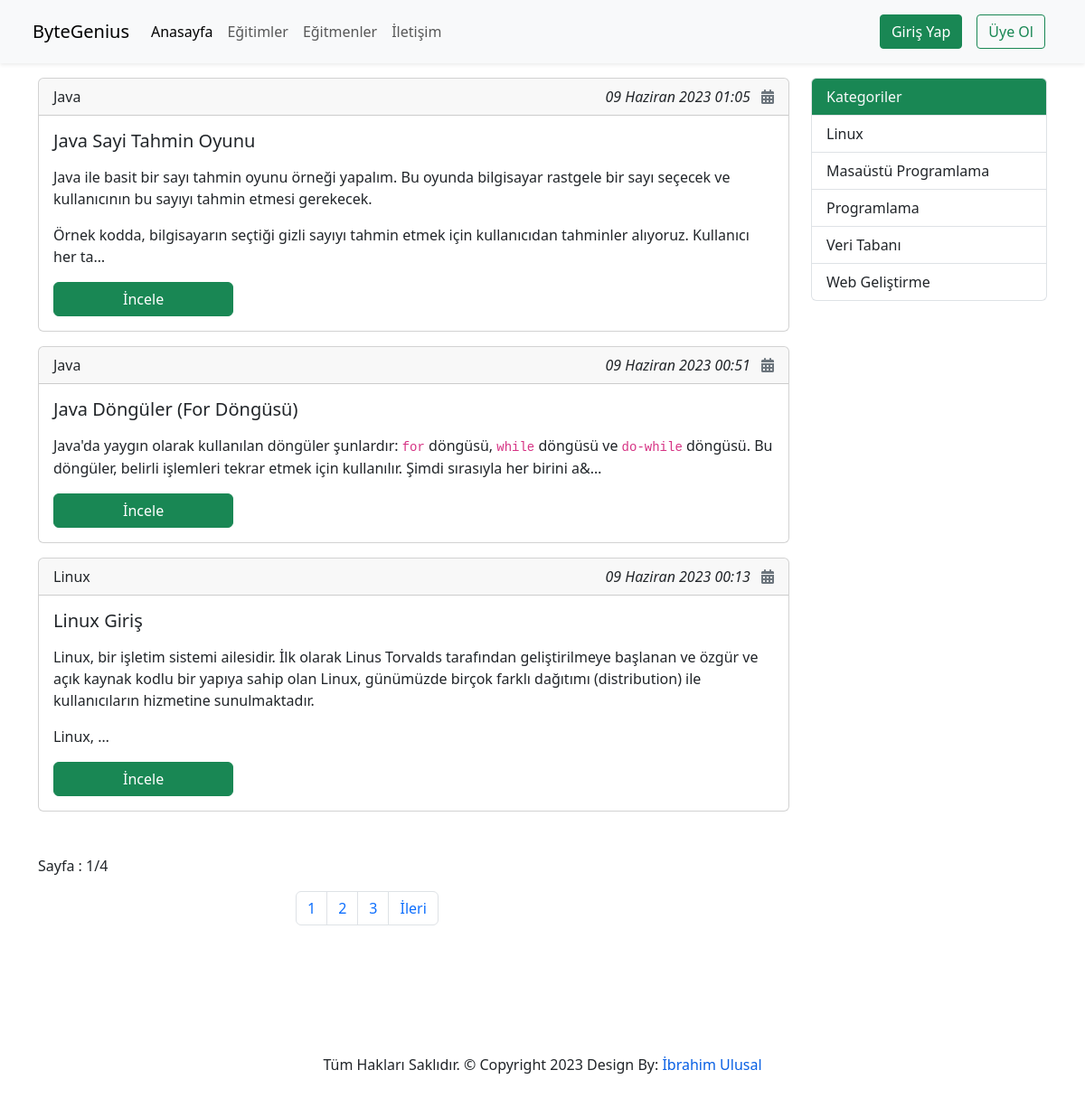
The page / on the database its author committed.
### courses/Models/CourseData.py (models this page shows, shortened)
class CourseData(models.Model):
    name = models.ForeignKey(CourseName,on_delete=models.CASCADE)
    title = models.CharField(max_length=50)
    description = RichTextUploadingField()
    date = models.DateTimeField(auto_now_add=True)
    slug = models.SlugField(unique=True,editable=False)
    isShowhome = models.BooleanField(blank=True,null=True)

### courses/Models/CourseName.py (models this page shows, shortened)
class CourseName(models.Model):
    courseName = models.CharField(max_length=50)
    date = models.DateTimeField(auto_now_add=True)
    slug = models.SlugField(unique=True,editable=False)

### courses/Models/Category.py (models this page shows, shortened)
class Category(models.Model):
    categoryName = models.CharField(max_length=50)
    date = models.DateTimeField(auto_now_add=True)
    slug = models.SlugField(unique=True,editable=False)

### pages/views.py (the view)
# urls.py: path('',views.index,name="home"),
def index(request):
    courseList = CourseData.objects.all().filter(isShowhome=True).order_by('-id')
    paginator = Paginator(courseList,3)
    page_number = request.GET.get("page")
    page_obj = paginator.get_page(page_number)
    context = {
        'categories':Category.objects.all().order_by('categoryName'),
        'page_obj':page_obj,
        }
    return render(request,'pagesAppFiles/index.html',context=context)

### templates/pagesAppFiles/index.html (shortened to what this page needs)
{% extends 'partials/_base.html'%}
{% block content %}
<div class="container mt-3">
    <div class="row">
      <div class="col-sm-9">
        {% for data in page_obj.object_list %}
          {% if data.isShowhome %}
            <div class="card mb-3">
              <div class="card-header">
                {{ data.name.courseName|title }}
                <span class="float-end" style="font-style: italic;">{{ data.date }} <i class="fa-solid fa-calendar-days ms-2 text-secondary"></i></span>
              </div>
              <div class="card-body">
                <h5 class="card-title"> <a href="{% url 'course-data-details' data.id  %}" class="text-decoration-none text-dark">{{ data.title|title }} </a></h5>
                    <p class="card-text">
                      {{ data.description|safe|truncatechars:310 }}
                    </p>
                    <a href="{% url 'course-data-details' data.id  %}" class="btn btn-success float-right w-25">İncele</a>
              </div>
            </div>
          {% endif %}
          {% endfor %}
          <div class="row my-5">
            <p>Sayfa : {{ page_obj.number }}/{{ page_obj.paginator.num_pages }}</p>
            <div class="col-md-4 offset-md-4">
              <nav aria-label="Page navigation example">
                <ul class="pagination">
                    {% if page_obj.paginator.num_pages >= 3 %}
                  <li class="page-item"><a href="?page=1" class="page-link">1</a></li>
                  <li class="page-item"><a class="page-link" href="?page=2">2</a></li>
                  <li class="page-item"><a class="page-link" href="?page=3">3</a></li>
                  {% endif %}
                  {% if page_obj.has_next %}
                    <li class="page-item"><a class="page-link" href="?page={{ page_obj.next_page_number }}">İleri</a></li>
                    {% endif %}
                </ul>
              </nav>
            </div>
          </div>
      </div>
      <div class="col-sm-3">
        <div class="list-group">
          <li class="list-group-item list-group-item-action bg-success text-light">
            Kategoriler
          </li>
          {% for category in categories %}
          <a href="{% url 'categories' category.slug %}" class="list-group-item list-group-item-action"> {{ category.categoryName|title }} </a>
          {% endfor %}
        </div>
      </div>
    </div>
</div>
{% endblock %}

### static/css/style.css (style rules this page uses)
* { margin:0; padding:0; }
:root { --main-color : rgb(27,31,36); --text-color : rgb(255,255,255); --primary-color: rgb(7,95,228); --dark-color : rgb(35,43,53); --default-text-color : rgb(0,0,0); --yellow : rgb(245,223,78); }
html { scroll-behavior: smooth; }
body { font-size: 16px; font-family: 'Poppins',sans-serif; font-weight: normal; font-style: normal; color: var(--default-text-color); }

### rows shown on the page
CourseData: name.courseName "Java", date "09 Haziran 2023 01:05", title "Java Sayi Tahmin Oyunu", description "Java ile basit bir sayı tahmin oyunu örneği yapalım. Bu oyunda bilgisayar rastgele bir sayı seçecek ve kullanıcının bu sayıyı tahmin etmesi gerekecek. Örnek kodda, bilgisayarın seçtiği gizli sayıyı tahmin etmek için kullanıcıdan tahminler alıyoruz. Kullanıcı her ta…"
CourseData: name.courseName "Java", date "09 Haziran 2023 00:51", title "Java Döngüler (For Döngüsü)", description "Java'da yaygın olarak kullanılan döngüler şunlardır: for döngüsü, while döngüsü ve do-while döngüsü. Bu döngüler, belirli işlemleri tekrar etmek için kullanılır. Şimdi sırasıyla her birini a&…"
CourseData: name.courseName "Linux", date "09 Haziran 2023 00:13", title "Linux Giriş", description "Linux, bir işletim sistemi ailesidir. İlk olarak Linus Torvalds tarafından geliştirilmeye başlanan ve özgür ve açık kaynak kodlu bir yapıya sahip olan Linux, günümüzde birçok farklı dağıtımı (distribution) ile kullanıcıların hizmetine sunulmaktadır. Linux, …"
Category: categoryName "Linux"
Category: categoryName "Masaüstü Programlama"
Category: categoryName "Programlama"
Category: categoryName "Veri Tabanı"
Category: categoryName "Web Geliştirme"

### other values the page prints
{{ page_obj.number }} "1"
{{ page_obj.paginator.num_pages }} "4"
